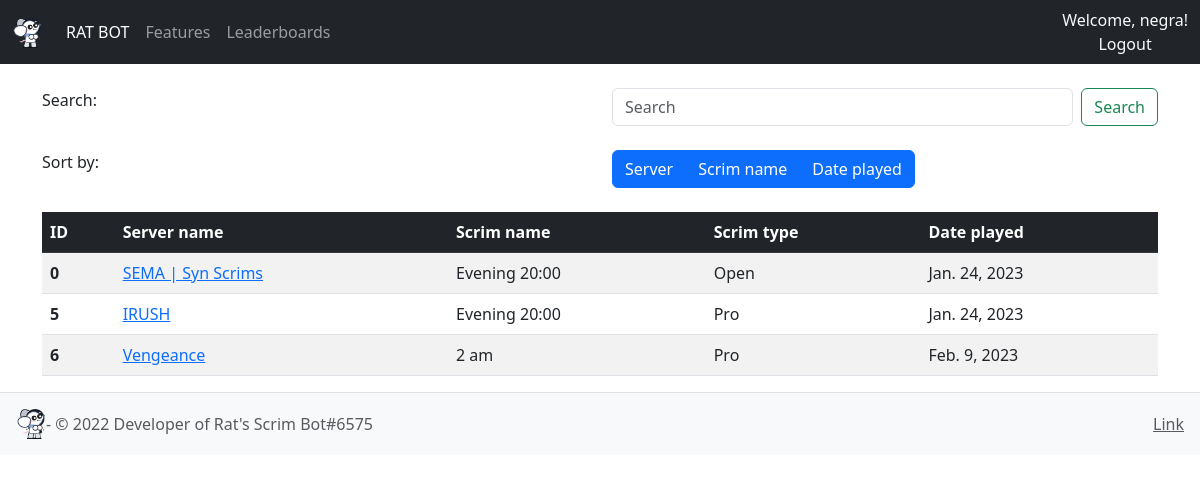
The page /leaderboards/ (signed in) on the database its author committed.
### ratbotapp/models.py (models this page shows, shortened)
class Result(models.Model):
    id = models.AutoField(primary_key=True)
    server_id = models.IntegerField(default=123456,)
    server_name = models.CharField(default="", max_length=100)
    scrim_name = models.CharField(default="", max_length=100)  # from SheetName
    class ScrimType(models.TextChoices):
        PRO = 'pro', 'Pro'
        OPEN = 'open', 'Open'
        TOUR = 'tour', 'Tournament'
    scrim_type = models.CharField(
        max_length=4,
        choices=ScrimType.choices,
        default=ScrimType.OPEN,
    )
    date_played = models.DateField(default=timezone.now())
    time_played = models.DateField(default=timezone.now())
    created_at = models.DateField(default=timezone.now())
    updated_at = models.DateField(default=timezone.now())
    author = models.CharField(default="author", max_length=100)  # id of person who used %sheet results last
    def get_scrim_type(self) -> ScrimType:
        return self.ScrimType(self.scrim_type)

### ratbotapp/views.py (the view)
# urls.py: path('leaderboards/', views.leaderboards_page, name='leaderboards'),
@csrf_exempt
@login_required(login_url="/accounts/discord/login")
def leaderboards_page(request):
    print("======== STARTED leaderboards_page() =======")
    print(str(BASE_DIR) + "/api/oauth2/login/redirect")
    results = Result.objects.all()
    return render(request, 'ratbot/leaderboards.html', {
        'results': results
    })

### ratbotapp/templates/ratbot/leaderboards.html
{% extends 'ratbot/base/base.html' %}
{% load static %}
{% block body %}
<div class="container">
    <br>
    <div class="row">
        <div class="col-6">
            Search:
        </div>
        <div class="col-6">
            <form class="d-flex" role="search">
                <input class="form-control me-2" type="search" placeholder="Search" aria-label="Search">
                <button class="btn btn-outline-success" type="submit">Search</button>
            </form>
        </div>
    </div>
    <br>
    <div class="row">
        <div class="col-6">
            Sort by:
        </div>
        <div class="col-6">
            <div class="btn-group" role="group" aria-label="Basic example">
                <button type="button" class="btn btn-primary">Server</button>
                <button type="button" class="btn btn-primary">Scrim name</button>
                <button type="button" class="btn btn-primary">Date played</button>
            </div>
        </div>
    </div>
    <br>
    <table class="table table-striped">
        <thead class="table-dark">
        <tr>
            <th scope="col">ID</th>
            <th scope="col">Server name</th>
            <th scope="col">Scrim name</th>
            <th scope="col">Scrim type</th>
            <th scope="col">Date played</th>
        </tr>
        </thead>
        <tbody>
        {% for result in results %}
        <tr>
            <th scope="row">{{ result.pk }}</th>
            <td><a href="{% url 'result' result.pk %}">{{ result.server_name }}</a></td>
            <td>{{ result.scrim_name }}</td>
            <td>{{ result.get_scrim_type.label }}</td>
            <td>{{ result.date_played }}</td>
        </tr>
        {% endfor %}
        </tbody>
    </table>
</div>
{% endblock %}

### ratbotapp/templates/ratbot/base/base.html (shortened to what this page needs)
{% load static %}
<!doctype html>
<html lang="en">
<head>
    <link rel="stylesheet" href="{% static 'ratbot/styles/base.css' %}">
    <link href="https://cdn.jsdelivr.net/npm/bootstrap@5.3.0-alpha1/dist/css/bootstrap.min.css" rel="stylesheet"
>
</head>
<body>
<nav class="navbar navbar-expand-lg navbar-dark bg-dark sticky-top">
    <div class="container-fluid text-center">
        <a class="navbar-brand" href="#">
            <img src="{% static 'ratbot/images/logo.png' %}" alt="Rat Bot" height="30">
        </a>
        <div class="collapse navbar-collapse" id="navbarNavDropdown">
            <ul class="navbar-nav">
                <li class="nav-item">
                    <a class="nav-link active" aria-current="page" href="/">RAT BOT</a>
                </li>
                <li class="nav-item">
                    <a class="nav-link" href="#">Features</a>
                </li>
                <li class="nav-item">
                    <a class="nav-link" href="{% url 'leaderboards' %}">Leaderboards</a>
                </li>
            </ul>
        </div>
        {% if user.is_authenticated %}
        <span class="text-light">
            Welcome, {{ user.username }}! <a class="nav-link" href="{% url 'logout' %}"> Logout</a>
        </span>
        {% else %}
        <span class="text-light">
            <a class="nav-link" href="{% url 'login' %}">Login</a>
        </span>
        {% endif %}
    </div>
</nav>
{% block body %}Base body block{% endblock %}
<div class="bg-light">
    <footer class="d-flex flex-wrap justify-content-between align-items-center mt-3 py-3 px-3 border-top">
        <div class="col-md-4 d-flex align-items-center">
            <a href="#">
                <img src="{% static 'ratbot/images/logo.png' %}" alt="Rat Bot" height="30">
            </a>
            <span class="mb-3 mb-md-0 text-muted">-  © 2022 Developer of Rat's Scrim Bot#6575</span>
        </div>
        <ul class="nav col-md-4 justify-content-end list-unstyled d-flex">
            <li class="ms-3"><a class="text-muted" href="#">Link</a></li>
        </ul>
    </footer>
</div>
</body>
</html>

### ratbotapp/static/ratbot/styles/base.css (style rules this page uses)
body { color: blue; }

### rows shown on the page
Result: pk "0", server_name "SEMA | Syn Scrims", scrim_name "Evening 20:00", get_scrim_type.label "Open", date_played "Jan. 24, 2023"
Result: pk "5", server_name "IRUSH", scrim_name "Evening 20:00", get_scrim_type.label "Pro", date_played "Jan. 24, 2023"
Result: pk "6", server_name "Vengeance", scrim_name "2 am", get_scrim_type.label "Pro", date_played "Feb. 9, 2023"

### other values the page prints
{{ user.username }} "negra"
